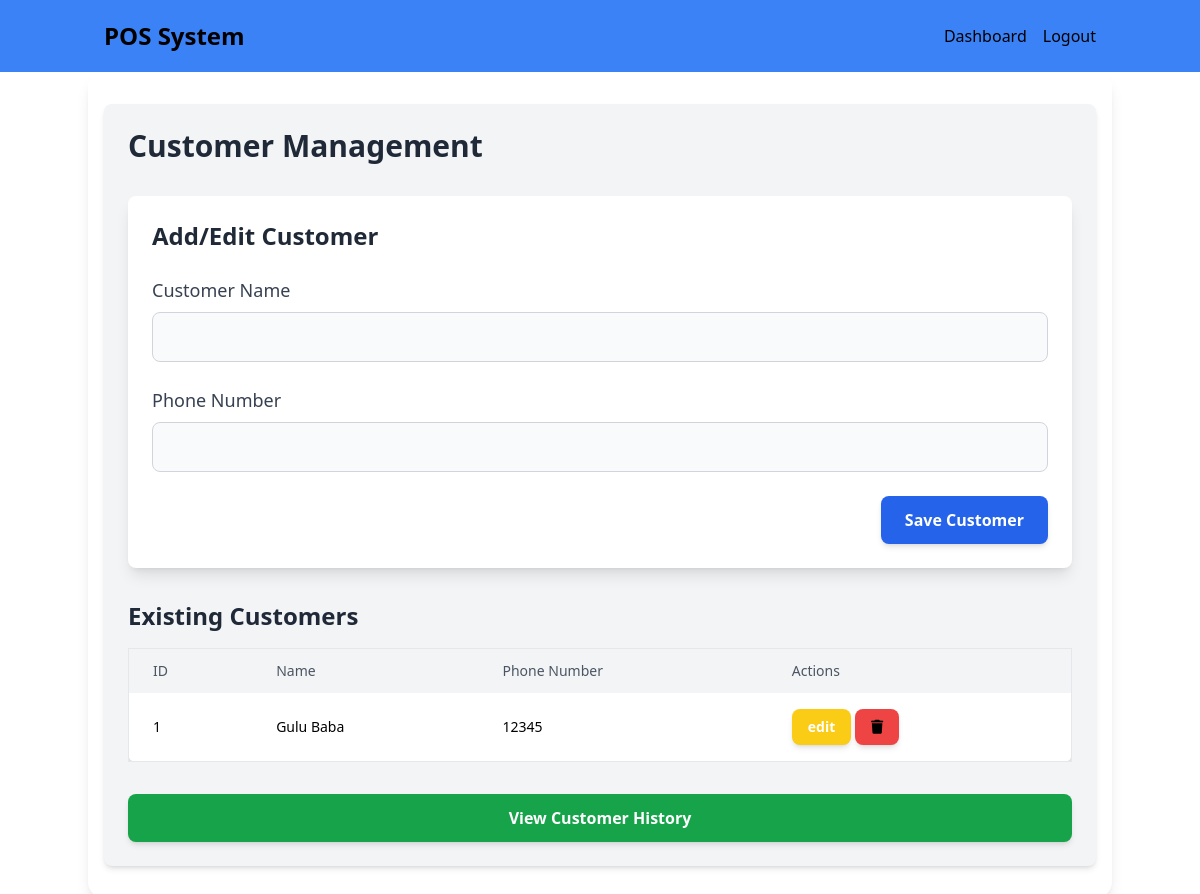
The page /customer-management (signed in) on the database as committed earlier.
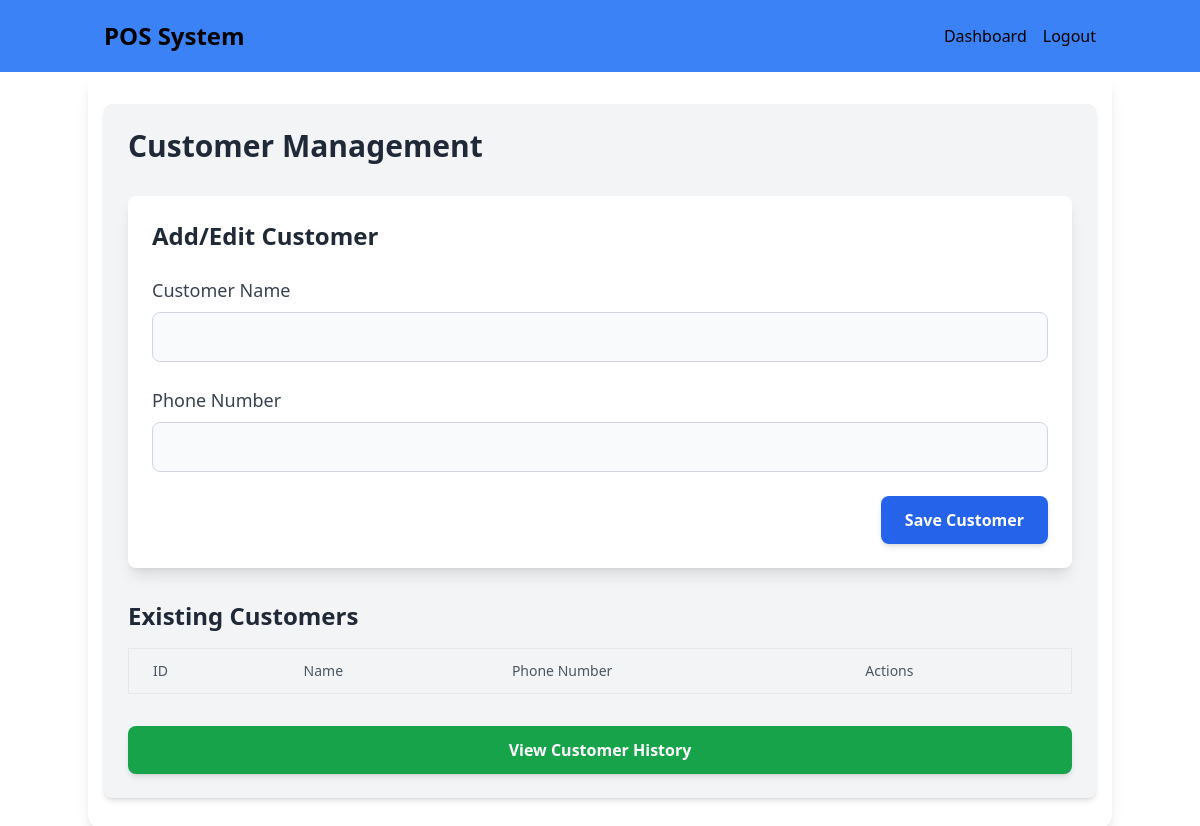
The same page on the database as committed later.
### models.py (models this page shows)
class Customer(db.Model):
    __tablename__ = 'customer'
    id = db.Column(db.Integer, primary_key=True)
    name = db.Column(db.String(100), nullable=False)
    phone_number = db.Column(db.String(20), nullable=True)
    sales = db.relationship('Sale', back_populates='customer')

### routes.py (the view, shortened to what this page needs)
    @app.route("/customer-management", methods=['GET', 'POST'])
    @login_required
    def customer_management():
        if current_user.role not in ['admin', 'manager']:
            return redirect(url_for('dashboard'))
        customers = Customer.query.all()
        return render_template('customer_management.html', customers=customers)

### app_init.py (called while the page is built)
def create_initialized_flask_app():
    app = Flask(__name__, static_folder='static')
    app.config['SECRET_KEY'] = 'your-secret-key'
    database_path = os.path.join(os.path.abspath(os.path.dirname(__file__)), 'data', 'pos_system.db')
    app.config['SQLALCHEMY_DATABASE_URI'] = f'sqlite:///{database_path}'
    app.config['SQLALCHEMY_TRACK_MODIFICATIONS'] = False
    app.config['JWT_SECRET_KEY'] = 'another-secret-key'
    db.init_app(app)
    login_manager.init_app(app)
    jwt.init_app(app)
    from models import User
    @login_manager.user_loader
    def load_user(user_id):
        return User.query.get(int(user_id))
    with app.app_context():
        db.create_all()
    return app#, socketio

### templates/customer_management.html (shortened to what this page needs)
{% extends "base.html" %} {% block content %}
<div class="container mx-auto p-6 bg-gray-100 rounded-lg shadow-md">
  <h2 class="text-3xl font-bold text-gray-800 mb-8">Customer Management</h2>
  <div class="bg-white p-6 rounded-lg shadow-lg mb-8">
    <h3 class="text-2xl font-semibold text-gray-800 mb-4">Add/Edit Customer</h3>
    <form method="POST" id="customerForm" class="space-y-6">
      <div>
        <label for="name" class="block text-lg font-medium text-gray-700 mb-2"
          >Customer Name</label
        >
        <input
          type="text"
          name="name"
          id="name"
          class="block w-full px-4 py-3 border border-gray-300 rounded-lg bg-gray-50 focus:ring-2 focus:ring-blue-500 focus:border-transparent"
          required
        />
      </div>
      <div>
        <label
          for="phone_number"
          class="block text-lg font-medium text-gray-700 mb-2"
          >Phone Number</label
        >
        <input
          type="text"
          name="phone_number"
          id="phone_number"
          class="block w-full px-4 py-3 border border-gray-300 rounded-lg bg-gray-50 focus:ring-2 focus:ring-blue-500 focus:border-transparent"
          required
        />
      </div>
      <div class="flex justify-end">
        <button
          type="submit"
          class="bg-blue-600 hover:bg-blue-700 text-white font-bold py-3 px-6 rounded-lg shadow-md transition duration-300"
        >
          Save Customer
        </button>
      </div>
    </form>
  </div>
  <h3 class="text-2xl font-semibold text-gray-800 mb-4">Existing Customers</h3>
  <div class="overflow-x-auto">
    <table
      class="min-w-full bg-white border border-gray-200 rounded-lg shadow-md"
    >
      <thead class="bg-gray-100">
        <tr>
          <th class="px-6 py-3 text-left text-sm font-medium text-gray-600">
            ID
          </th>
          <th class="px-6 py-3 text-left text-sm font-medium text-gray-600">
            Name
          </th>
          <th class="px-6 py-3 text-left text-sm font-medium text-gray-600">
            Phone Number
          </th>
          <th class="px-6 py-3 text-left text-sm font-medium text-gray-600">
            Actions
          </th>
        </tr>
      </thead>
      <tbody class="text-gray-700">
        {% for customer in customers %}
        <tr class="hover:bg-gray-100 transition duration-300">
          <td class="px-6 py-4 text-sm">{{ customer.id }}</td>
          <td class="px-6 py-4 text-sm">{{ customer.name }}</td>
          <td class="px-6 py-4 text-sm">{{ customer.phone_number }}</td>
          <td class="px-6 py-4 text-sm">
            <button
              onclick="editCustomer('{{ customer.id }}', '{{ customer.name }}', '{{ customer.phone_number }}')"
              class="bg-yellow-400 hover:bg-yellow-500 text-white font-bold py-2 px-4 rounded-lg shadow-md transition duration-300"
            >
              edit
            </button>
            <form method="POST" style="display: inline">
              <button
                type="submit"
                class="bg-red-500 hover:bg-red-600 text-white font-bold py-2 px-4 rounded-lg shadow-md transition duration-300"
              >
                <i class="fa-solid fa-trash"></i>
              </button>
            </form>
          </td>
        </tr>
        {% endfor %}
      </tbody>
    </table>
  </div>
  <a
    href="{{ url_for('customer_history') }}"
    class="bg-green-600 hover:bg-green-700 text-white font-bold py-3 px-6 rounded-lg shadow-md transition duration-300 mt-8 block text-center"
  >
    View Customer History
  </a>
</div>
{% endblock %}

Rows that differ between the two databases and show on the page:
removed Customer: id "1", name "Gulu Baba", phone_number "12345"
